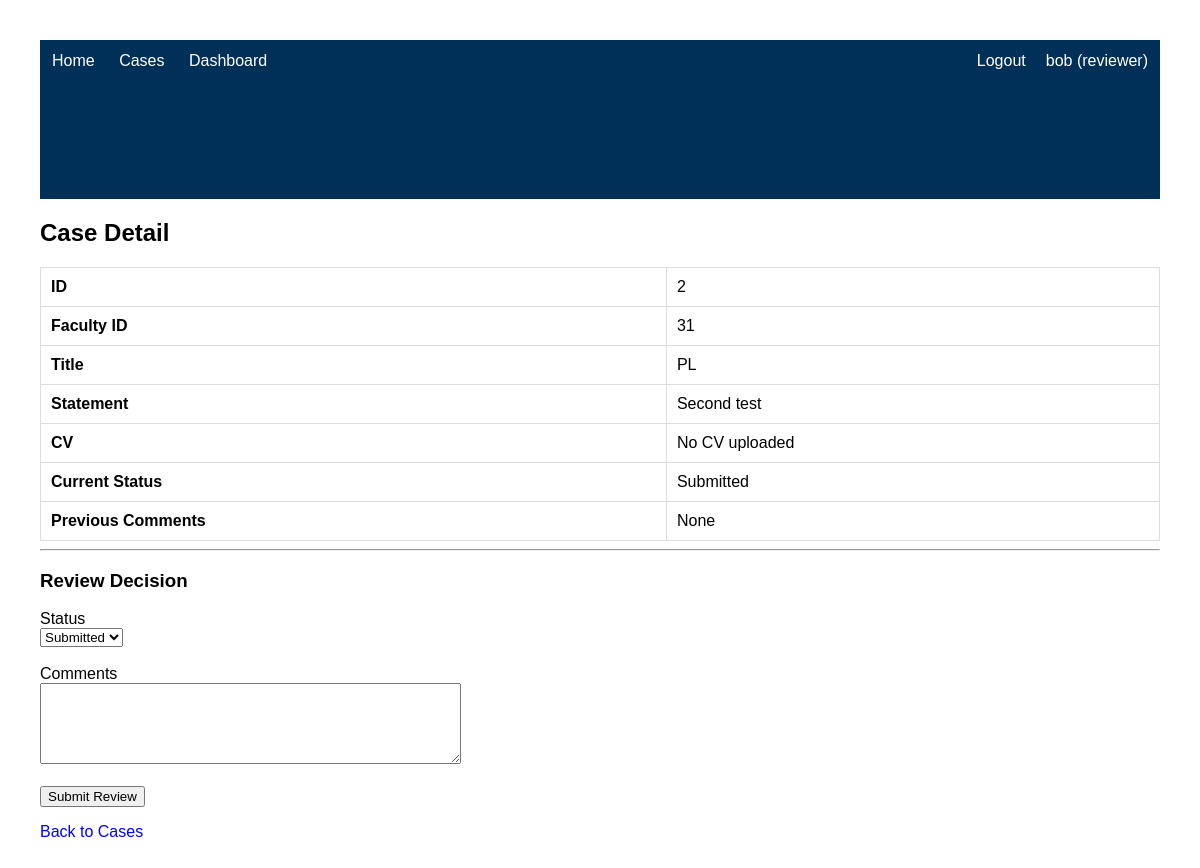
Page /case/2 (signed in) on the earlier database version.
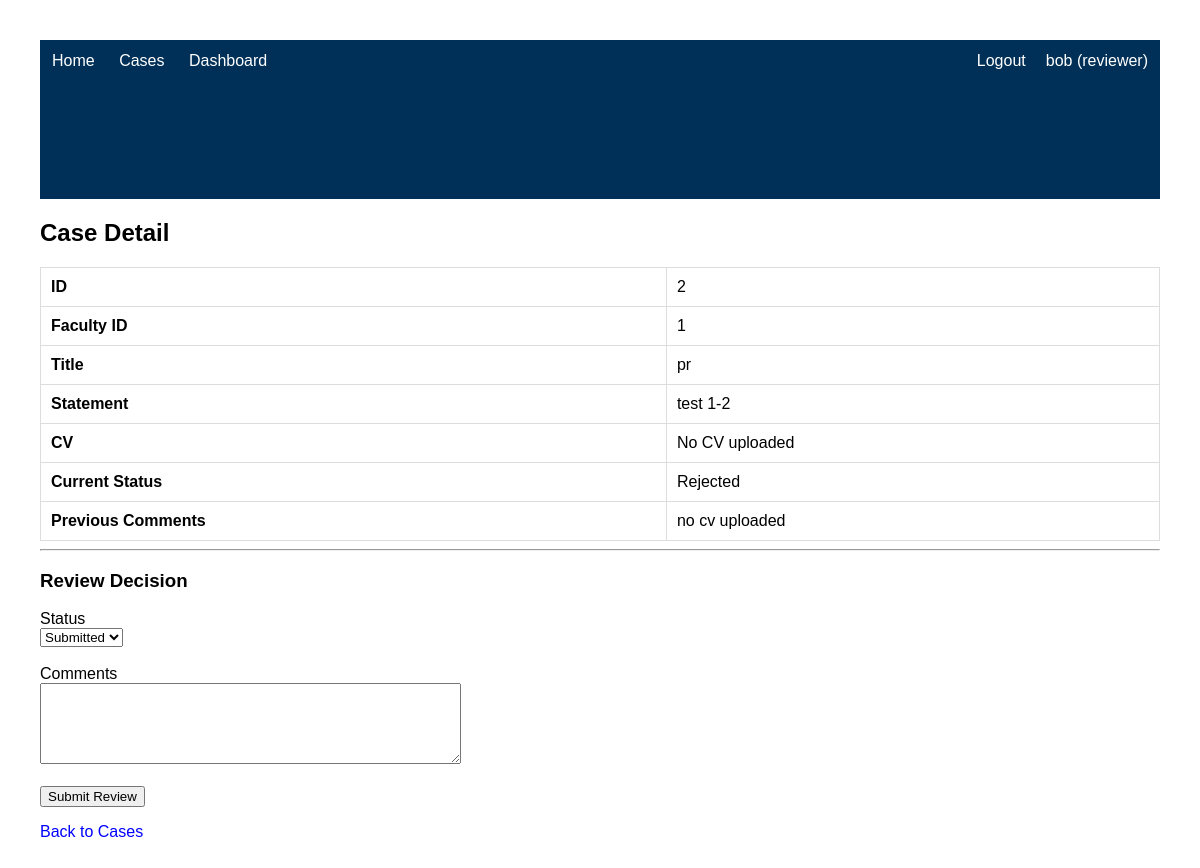
Same page on the later database version.
### tables this page shows
CREATE TABLE promotion_cases (
    id INTEGER PRIMARY KEY AUTOINCREMENT,
    faculty_id INTEGER,
    title TEXT,
    statement TEXT,
    status TEXT,
    reviewer_comments TEXT,
    submitted_by TEXT,
    file_name TEXT
    );

### app.py (the view, shortened to what this page needs)
@app.route("/case/<int:case_id>", methods=["GET", "POST"])
@require_role("reviewer", "admin")
def case_detail(case_id):
    conn = get_db()
    if request.method == "GET":
        case = conn.execute("""
            SELECT *
            FROM promotion_cases
            WHERE id = ?
        """, (case_id,)).fetchone()
        conn.close()
        return render_template(
            "case_detail.html",
            case=case
        )

### app.py (called while the page is built)
def require_role(*roles):
    def decorator(f):
        @wraps(f)
        def wrapper(*args, **kwargs):
            if "username" not in session:
                return redirect("/login")
            if session["role"] not in roles:
                return "Access denied", 403
            return f(*args, **kwargs)
        return wrapper
    return decorator

def get_db():
    conn = sqlite3.connect(DATABASE)
    conn.row_factory = sqlite3.Row
    return conn

### templates/case_detail.html (shortened to what this page needs)
{% extends "base.html" %}
{% block content %}
<h2>Case Detail</h2>
<table>
<tr>
    <td><b>ID</b></td>
    <td>{{ case.id }}</td>
</tr>
<tr>
    <td><b>Faculty ID</b></td>
    <td>{{ case.faculty_id }}</td>
</tr>
<tr>
    <td><b>Title</b></td>
    <td>{{ case.title }}</td>
</tr>
<tr>
    <td><b>Statement</b></td>
    <td>{{ case.statement }}</td>
</tr>
<tr>
    <td><b>CV</b></td>
    <td>
        {% if case.file_name %}
            <a href="{{ url_for('view_cv', filename=c.file_name) }}"
                target="_blank">
                    View CV
            </a>
        {% else %}
            No CV uploaded
        {% endif %}
    </td>
</tr>
<tr>
    <td><b>Current Status</b></td>
    <td>{{ case.status }}</td>
</tr>
<tr>
    <td><b>Previous Comments</b></td>
    <td>{{ case.reviewer_comments or "None" }}</td>
</tr>
</table>
<hr>
<h3>Review Decision</h3>
<form method="post">
<label>Status</label>
<br>
<select name="status">
    <option value="Submitted">Submitted</option>
</select>
<br><br>
<label>Comments</label>
<br>
<textarea name="comments" rows="5" cols="50"></textarea>
<br><br>
<button type="submit">
Submit Review
</button>
</form>
<p>
<a href="/cases">Back to Cases</a>
</p>
{% endblock %}

Differences in the rows shown:
changed promotion_cases id 2: faculty_id "31" → "1"; title "PL" → "pr"; statement "Second test" → "test 1-2"; status "Submitted" → "Rejected"; reviewer_comments (not shown) → "no cv uploaded"
Other differences:
{{ case.reviewer_comments or "None" }}: "None" → (not shown)
